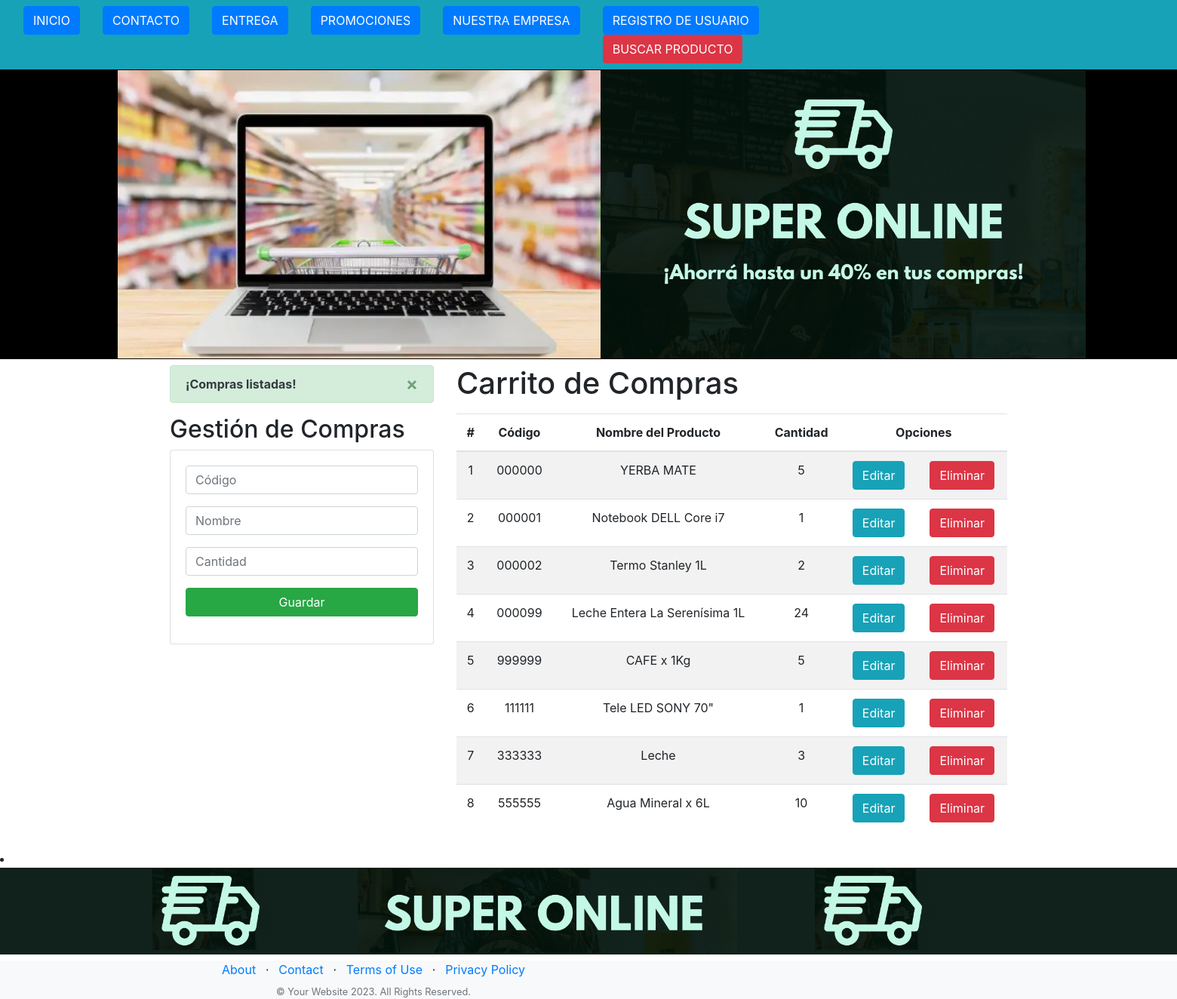
The page / on the database its author committed.
### Aplicaciones/models.py (models this page shows, shortened)
class Compra(models.Model):
    codigo = models.CharField(primary_key=True, max_length=6)  #Debo inluir el random para generar el código de manera aleatoria.
    nombre = models.CharField(max_length=50)
    cantidad = models.PositiveSmallIntegerField() #Cantidad de Productos a comprar.

### Aplicaciones/views.py (the view)
# urls.py: path('', views.inicio),
def inicio(request):
    compraListados = Compra.objects.all()
    messages.success(request, '¡Compras listadas!')
    return render(request, "GestionCompras.html", {"compra": compraListados})

### Aplicaciones/templates/GestionCompras.html (shortened to what this page needs)
{% extends "./base.html" %}
{% block body %}
<div class="row">
    <div class="col-sm-12 col-md-6 col-lg-4 col-xl-4">
        {% if messages %}
        {% for message in messages %}
        <div class="alert alert-dismissible alert-success">
            <button type="button" class="close" data-dismiss="alert">&times;</button>
            <strong class="text-dark">{{ message }}</strong>
        </div>
        {% endfor %}
        {% endif %}
        <h2>Gestión de Compras</h2>
        <div class="card">
            <div class="card-body">
                <form action="/registrarCompra/" method="POST">{% csrf_token %}
                    <div class="form-group">
                        <input type="text" id="txtCodigo" name="txtCodigo" class="form-control" placeholder="Código"
                            minlength="6" maxlength="6" required>
                    </div>
                    <div class="form-group">
                        <input type="text" id="txtNombre" name="txtNombre" class="form-control" placeholder="Nombre"
                            maxlength="50" required>
                    </div>
                    <div class="form-group">
                        <input type="text" id="numCantidad" name="numCantidad" class="form-control" placeholder="Cantidad" min="1" max="9"
                            required>
                    </div>
                    <div class="form-group">
                        <button type="submit" class="btn btn-success btn-block text-white">Guardar</button>
                    </div>
                </form>
            </div>
        </div>
    </div>
    <div class="col-sm-12 col-md-6 col-lg-8 col-xl-8">
        <h1>Carrito de Compras</h1>
        <div class="table-responsive py-2">
            <table class="table table-striped">
                <thead>
                    <tr>
                        <th>#</th>
                        <th>Código</th>
                        <th>Nombre del Producto</th>
                        <th>Cantidad</th>
                        <th colspan="2">Opciones</th>
                    </tr>
                </thead>
                <tbody>
                    {% for compra in compra %}
                    <tr>
                        <td>{{forloop.counter}}</td>
                        <td>{{compra.codigo}}</td>
                        <td>{{compra.nombre}}</td>
                        <td>{{compra.cantidad}}</td>
                        <td><a href="edicionCompra/{{compra.codigo}}" class="btn btn-info">Editar</a></td>
                        <td><a href="eliminarCompra/{{compra.codigo}}" class="btn btn-danger btnEliminacion">Eliminar</a></td>
                    </tr>
                    {% endfor %}
                </tbody>
            </table>
        </div>
    </div>
</div>
{% endblock %}

### Aplicaciones/static/css/gestionCompra.css (style rules this page uses)
th, td { text-align: center; vertical-align: middle; }

### rows shown on the page
Compra: codigo "000000", nombre "YERBA MATE", cantidad "5"
Compra: codigo "000001", nombre "Notebook DELL Core i7", cantidad "1"
Compra: codigo "000002", nombre "Termo Stanley 1L", cantidad "2"
Compra: codigo "000099", nombre "Leche Entera La Serenísima 1L", cantidad "24"
Compra: codigo "999999", nombre "CAFE x 1Kg", cantidad "5"
Compra: codigo "111111", nombre "Tele LED SONY 70\"", cantidad "1"
Compra: codigo "333333", nombre "Leche", cantidad "3"
Compra: codigo "555555", nombre "Agua Mineral x 6L", cantidad "10"

### other values the page prints
{{ message }} "¡Compras listadas!"
